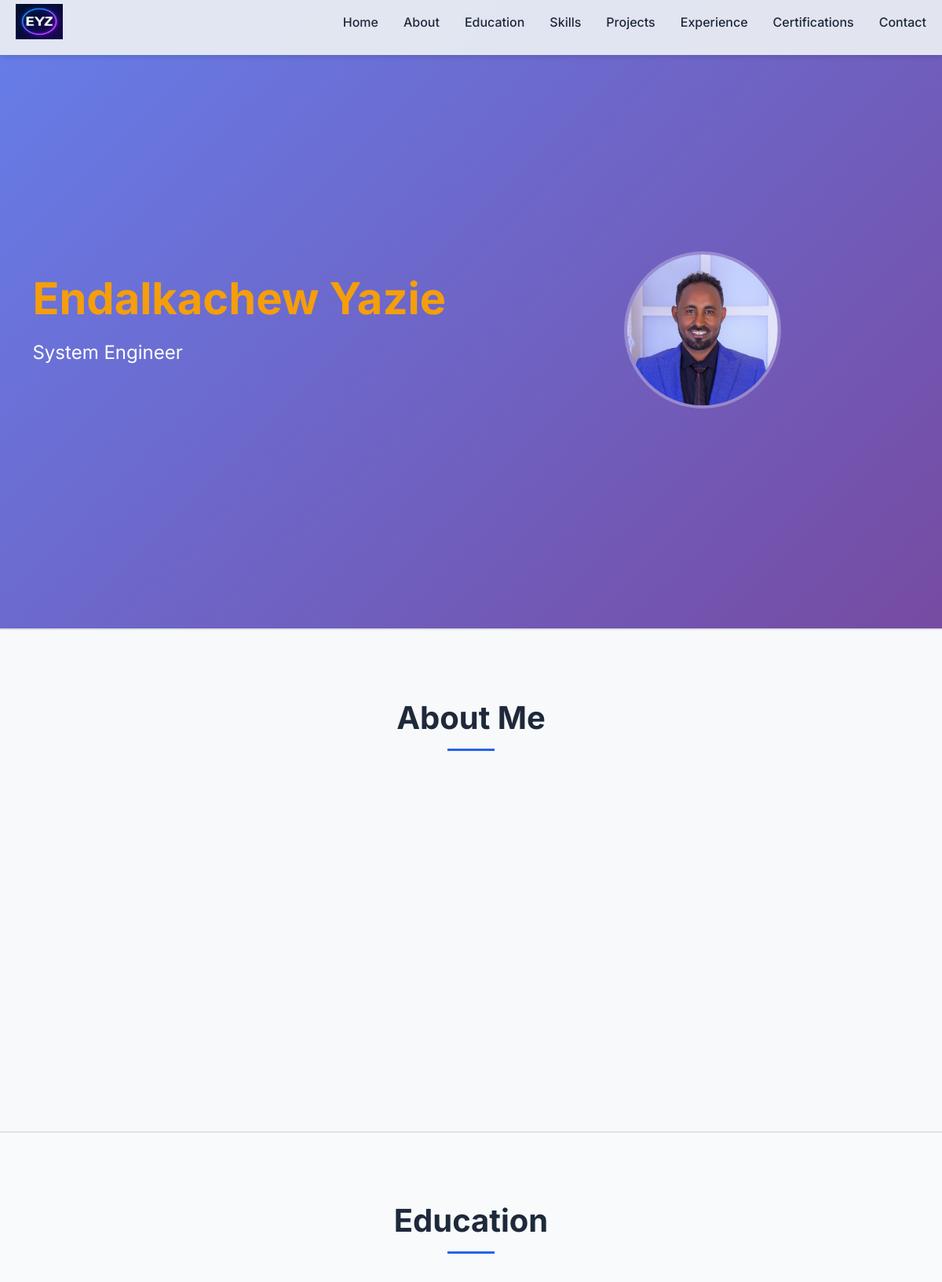
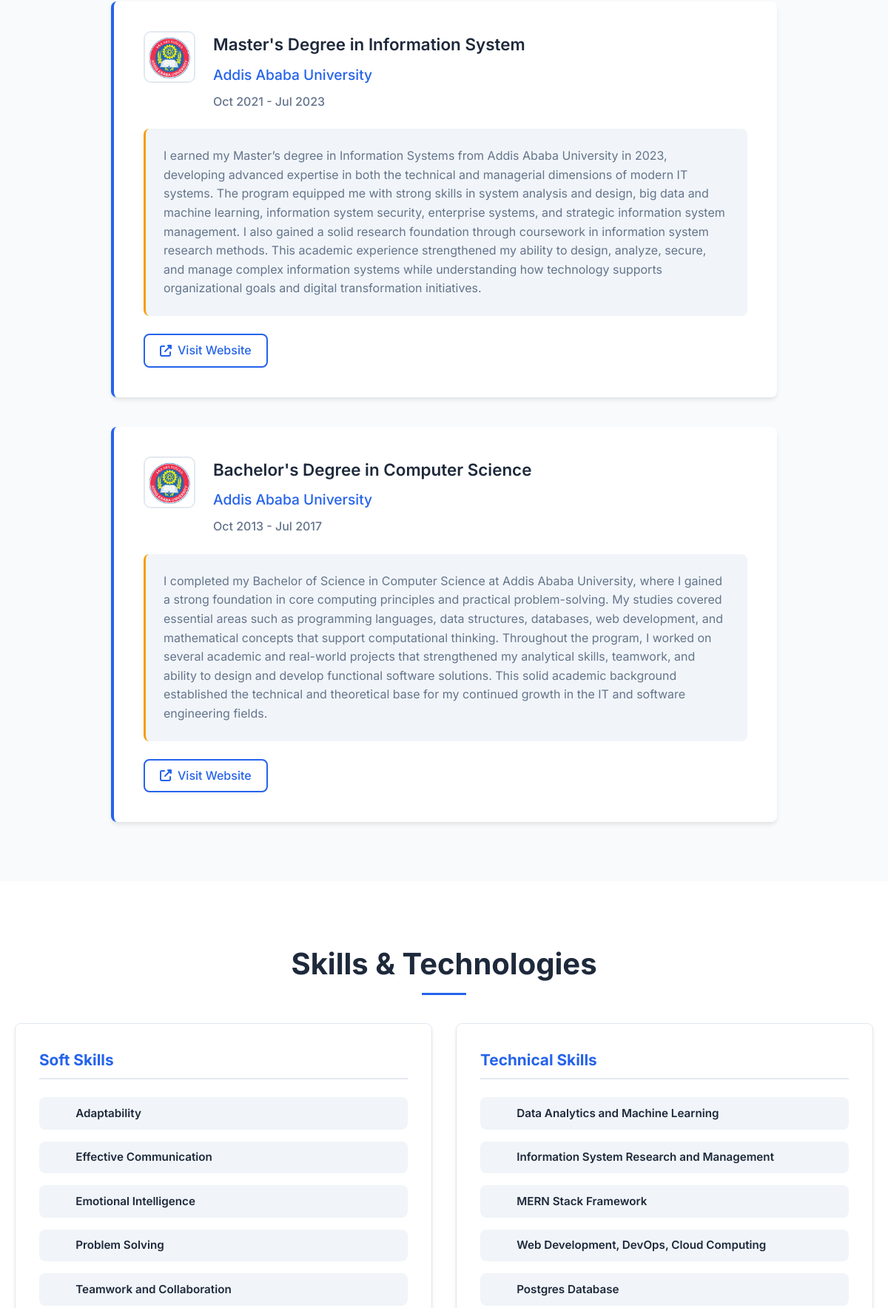
The page / (upper part) on the database its author committed (2 pictures, top to bottom).
### core/models.py (models this page shows, shortened)
class PersonalInfo(models.Model):
    user = models.OneToOneField(User, on_delete=models.CASCADE)
    full_name = models.CharField(max_length=100)
    job_title = models.CharField(max_length=100, blank=True, null=True)
    bio = models.TextField(blank=True, null=True)
    email = models.EmailField()
    phone = models.CharField(max_length=20, blank=True, null=True)
    location = models.CharField(max_length=100, blank=True, null=True)
    profile_image = models.ImageField(upload_to='profile/', blank=True, null=True)
    resume = models.FileField(upload_to='resumes/', blank=True, null=True)
    updated_at = models.DateTimeField(auto_now=True)

class Education(models.Model):
    DEGREE_CHOICES = [
        ('high_school', 'High School'),
        ('diploma', 'Diploma'),
        ('associate', 'Associate Degree'),
        ('bachelor', 'Bachelor\'s Degree'),
        ('master', 'Master\'s Degree'),
        ('phd', 'PhD'),
        ('certificate', 'Certificate'),
        ('other', 'Other'),
    ]
    institution = models.CharField(max_length=200)
    degree = models.CharField(max_length=50, choices=DEGREE_CHOICES, default='bachelor')
    field_of_study = models.CharField(max_length=100)
    start_date = models.DateField()
    end_date = models.DateField(blank=True, null=True)
    currently_studying = models.BooleanField(default=False)
    description = models.TextField(blank=True, null=True)
    grade = models.CharField(max_length=50, blank=True, null=True)
    institution_logo = models.ImageField(upload_to='education_logos/', blank=True, null=True)
    website = models.URLField(blank=True, null=True)
    created_at = models.DateTimeField(auto_now_add=True)
    class Meta:
        ordering = ['-start_date']
        verbose_name_plural = "Education"

class Skill(models.Model):
    CATEGORY_CHOICES = [
        ('technical', 'Technical Skills'),
        ('Softskils', 'Soft Skills'),
    ]
    skill_name = models.CharField(max_length=50)
    category = models.CharField(max_length=20, choices=CATEGORY_CHOICES, default='other')
    display_order = models.IntegerField(default=0)
    created_at = models.DateTimeField(auto_now_add=True)
    class Meta:
        ordering = ['category', 'display_order', 'skill_name']

### core/views.py (the view)
# urls.py: path('', views.home, name='home'),  # root URL
def home(request, scroll=None):
    try:
        personal_info = PersonalInfo.objects.first()
        education = Education.objects.all().order_by('-start_date')
        skills = Skill.objects.all()
        projects = Project.objects.all()
        experience = Experience.objects.all().order_by('-start_date')
        certifications = Certification.objects.all().order_by('-issue_date')
        social_links = SocialLink.objects.all().order_by('display_order')
        skills_by_category = {}
        for skill in skills:
            category_display = skill.get_category_display()
            if category_display not in skills_by_category:
                skills_by_category[category_display] = []
            skills_by_category[category_display].append(skill)
        projects_count = projects.count()
        certifications_count = certifications.count()
        total_months = 0
        for exp in experience:
            end_date = exp.end_date if exp.end_date else date.today()
            total_months += (end_date.year - exp.start_date.year) * 12 + (end_date.month - exp.start_date.month)
        experience_years = total_months // 12
        context = {
            'personal_info': personal_info,
            'education': education,
            'skills_by_category': skills_by_category,
            'projects': projects,
            'experience': experience,
            'certifications': certifications,
            'social_links': social_links,
            'projects_count': projects_count,
            'certifications_count': certifications_count,
            'experience_years': experience_years,
        }
        scroll = request.GET.get("scroll")
        if scroll:
            context["scroll_to"]="contact"
        return render(request, 'portfolio.html', context)
    except Exception as e:
        print(f"Error in home view: {e}")
        return render(request, 'portfolio.html', {})

### templates/portfolio.html (shortened to what this page needs)
{% extends 'base.html' %}
{% load static %}
{% block content %}
    <section id="home" class="hero">
        <div class="container">
            <div class="hero-content">
                <div class="hero-text">
                    <h1 class="hero-title"> <span class="highlight">
                        {% if personal_info %}{{ personal_info.full_name }}{% else %}Your Name{% endif %}
                    </span></h1>
                    <h2 class="hero-subtitle">
                        {% if personal_info %}{{ personal_info.job_title }}{% else %}Full Stack Developer{% endif %}
                    </h2>
               </div>
                <div class="hero-image">
                    <div class="image-placeholder">
                        {% if personal_info and personal_info.profile_image %}
                            <img src="{{ personal_info.profile_image.url }}" alt="{{ personal_info.full_name }}">
                        {% else %}
                            <i class="fas fa-user"></i>
                        {% endif %}
                    </div>
                </div>
            </div>
        </div>
    </section>
<section id="about" class="about reveal">
    <div class="container">
        <h2 class="section-title">About Me</h2>
    </div>
</section>
<section id="education" class="education">
        <div class="container">
            <h2 class="section-title">Education</h2>
            <div class="education-timeline">
                {% for edu in education %}
                <div class="education-item">
                    <div class="education-header">
                        {% if edu.institution_logo %}
                            <img src="{{ edu.institution_logo.url }}" alt="{{ edu.institution }} logo" class="education-logo">
                        {% else %}
                            <div class="education-logo-placeholder">
                                <i class="fas fa-graduation-cap"></i>
                            </div>
                        {% endif %}
                        <div class="education-info">
                            <h3>{{ edu.get_degree_display }} in {{ edu.field_of_study }}</h3>
                            <h4>{{ edu.institution }}</h4>
                            <span class="education-date">
                                {{ edu.start_date|date:"M Y" }} -
                                {% if edu.currently_studying %}Present{% else %}{{ edu.end_date|date:"M Y" }}{% endif %}
                            </span>
                        </div>
                    </div>
                    {% if edu.description %}
                    <div class="education-description">
                        <p>{{ edu.description }}</p>
                    </div>
                    {% endif %}
                    {% if edu.website %}
                    <div class="education-links">
                        <a href="{{ edu.website }}" target="_blank" class="btn btn-outline">
                            <i class="fas fa-external-link-alt"></i> Visit Website
                        </a>
                    </div>
                    {% endif %}
                </div>
                {% empty %}
                <div class="no-education">
                    <p>No education information available.</p>
                </div>
                {% endfor %}
            </div>
        </div>
</section>
<section id="skills" class="skills reveal fade-in">
    <div class="container">
        <h2 class="section-title">Skills & Technologies</h2>
        <div class="skills-grid">
            {% for category, skills in skills_by_category.items %}
            <div class="skill-category">
                <h3>{{ category }}</h3>
                <div class="skills-list">
                    {% for skill in skills %}
<div class="skill-item">
    <span class="skill-name">{{ skill.skill_name }}</span>
</div>
                    {% endfor %}
                </div>
            </div>
            {% empty %}
            <div class="no-skills">
                <p>No skills found.</p>
            </div>
            {% endfor %}
        </div>
    </div>
</section>
{% endblock %}

### templates/base.html (shortened to what this page needs)
<!DOCTYPE html>
<html lang="en">
<head>
    {% load static %}
    <link rel="stylesheet" href="{% static 'css/style.css' %}">
    <link href="https://cdnjs.cloudflare.com/ajax/libs/font-awesome/6.4.0/css/all.min.css" rel="stylesheet">
</head>
<body>
<nav class="navbar">
    <div class="nav-container">
<div class="nav-logo">
    <a href="{% url 'home' %}" class="logo-link">
        <img src="{% static 'images/favicon.png' %}" alt="Logo" class="logo-image">
    </a>
</div>
        <ul class="nav-menu">
            <li class="nav-item"><a href="#home" class="nav-link">Home</a></li>
            <li class="nav-item"><a href="#about" class="nav-link">About</a></li>
            <li class="nav-item"><a href="#education" class="nav-link">Education</a></li>
            <li class="nav-item"><a href="#skills" class="nav-link">Skills</a></li>
            <li class="nav-item"><a href="#projects" class="nav-link">Projects</a></li>
            <li class="nav-item"><a href="#experience" class="nav-link">Experience</a></li>
            <li class="nav-item"><a href="#certifications" class="nav-link">Certifications</a></li>
            <li class="nav-item"><a href="#contact" class="nav-link">Contact</a></li>
        </ul>
    </div>
</nav>
    {% block content %}
    {% endblock %}
<link rel="stylesheet" href="{% static 'css/style.css' %}">
</body>
</html>

### rows shown on the page
PersonalInfo: full_name "Endalkachew Yazie", job_title "System Engineer", profile_image (picture)
Education: institution_logo (picture), degree "Master's Degree", field_of_study "Information System", institution "Addis Ababa University", start_date "Oct 2021", end_date "Jul 2023", description "I earned my Master’s degree in Information Systems from Addis Ababa University in 2023, developing advanced expertise in both the technical and managerial dimensions of modern IT systems. The program equipped me with strong skills in system analysis and design, big data and machine learning, information system security, enterprise systems, and strategic information system management. I also gained a solid research foundation through coursework in information system research methods. This academic experience strengthened my ability to design, analyze, secure, and manage complex information systems while understanding how technology supports organizational goals and digital transformation…"
Education: institution_logo (picture), degree "Bachelor's Degree", field_of_study "Computer Science", institution "Addis Ababa University", start_date "Oct 2013", end_date "Jul 2017", description "I completed my Bachelor of Science in Computer Science at Addis Ababa University, where I gained a strong foundation in core computing principles and practical problem-solving. My studies covered essential areas such as programming languages, data structures, databases, web development, and mathematical concepts that support computational thinking. Throughout the program, I worked on several academic and real-world projects that strengthened my analytical skills, teamwork, and ability to design and develop functional software solutions. This solid academic background established the technical and theoretical base for my continued growth in the IT and software engineering fields."
Skill: category "Soft Skills", skill_name "Adaptability"
Skill: skill_name "Effective Communication"
Skill: skill_name "Emotional Intelligence"
Skill: skill_name "Problem Solving"
Skill: skill_name "Teamwork and Collaboration"
Skill: category "Technical Skills", skill_name "Data Analytics and Machine Learning"
Skill: skill_name "Information System Research and Management"
Skill: skill_name "MERN Stack Framework"
Skill: skill_name "Web Development, DevOps, Cloud Computing"
Skill: skill_name "Postgres Database"
